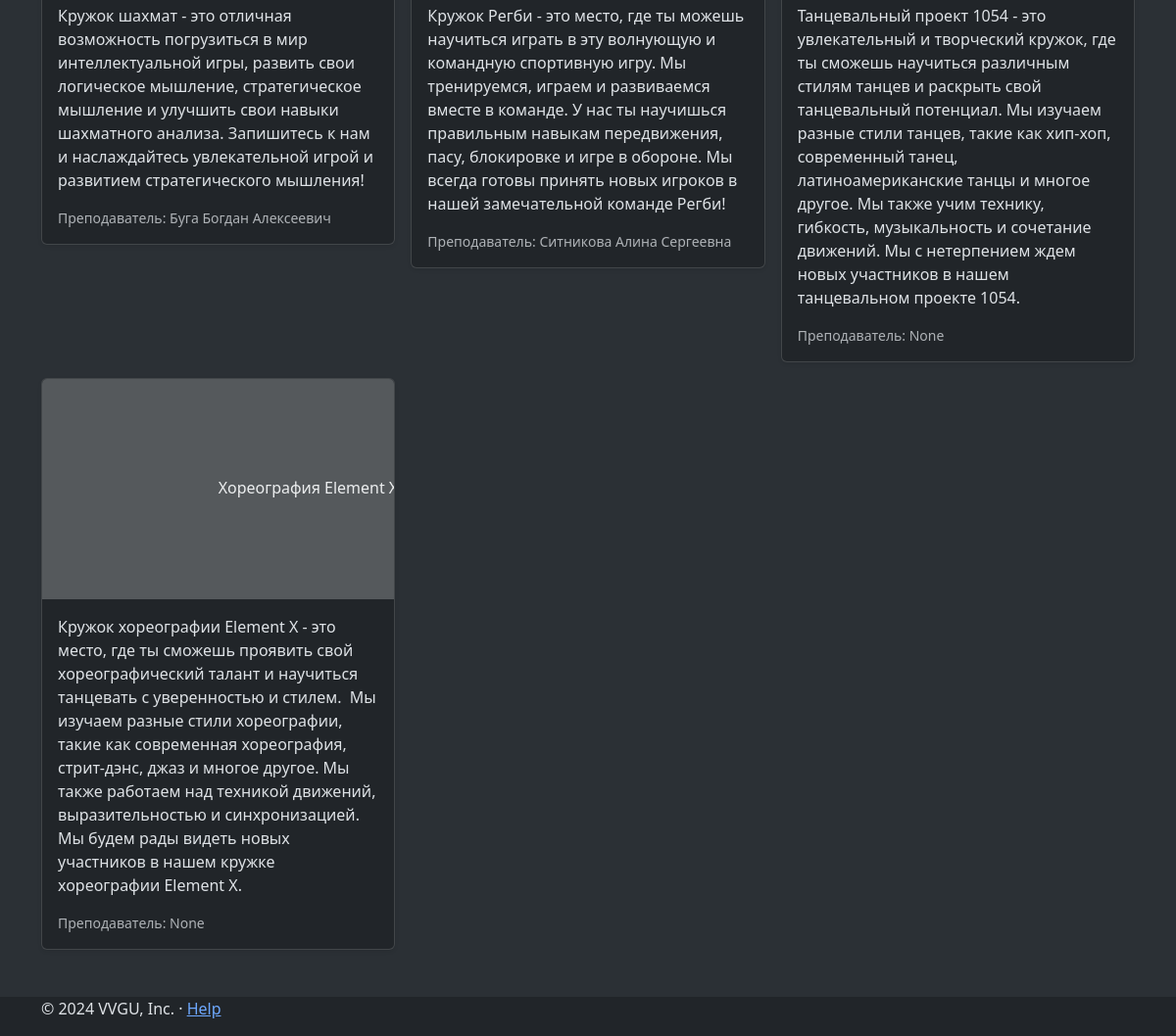
The page /index (lower part) on the database as committed earlier.
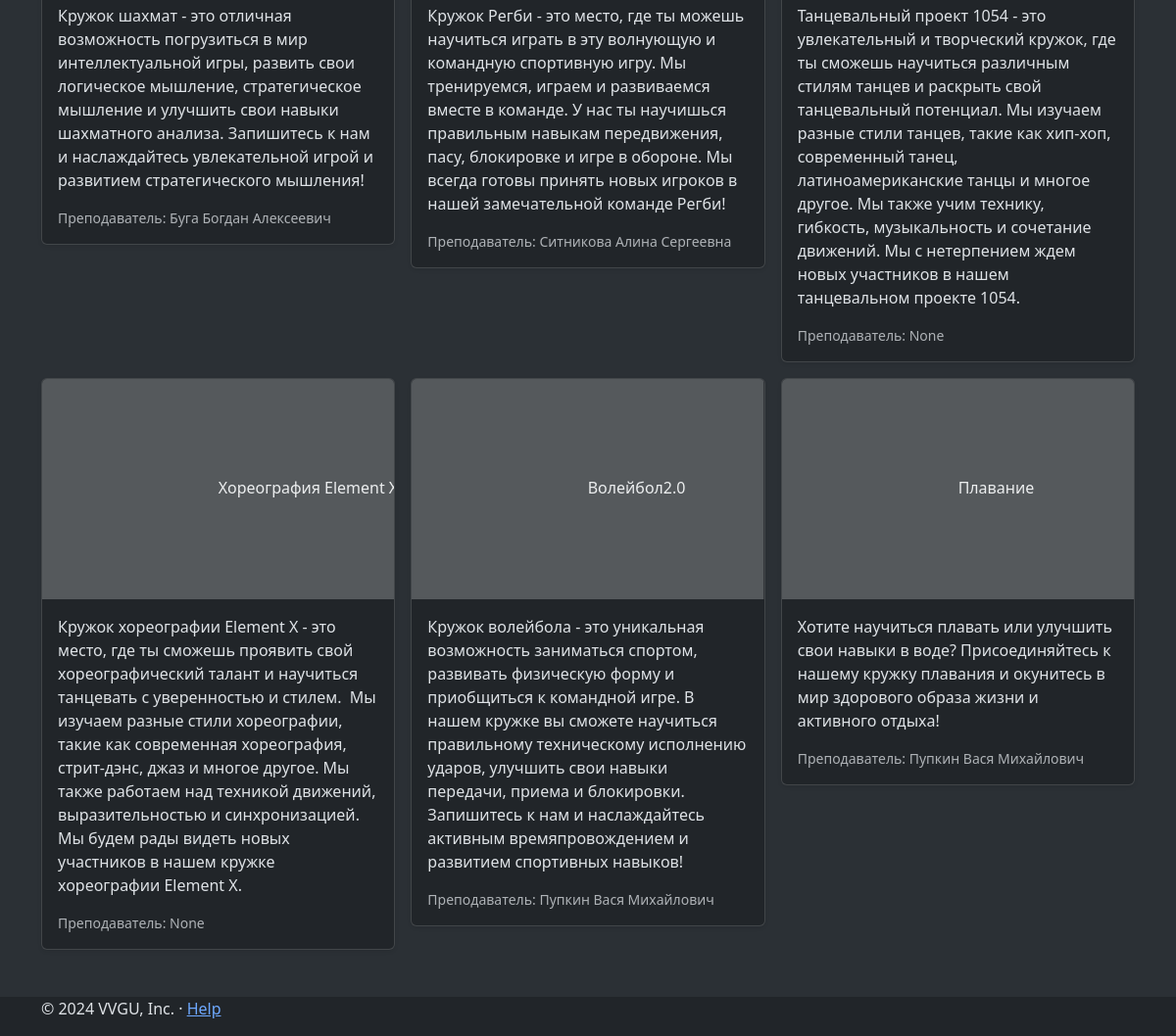
The same page on the database as committed later.
### data/clubs.py (models this page shows)
class Clubs(SqlAlchemyBase):
    __tablename__ = 'clubs'
    id = sqlalchemy.Column(sqlalchemy.Integer,
                           primary_key=True, autoincrement=True, unique=True)
    title = sqlalchemy.Column(sqlalchemy.String, nullable=True)
    teacher_name = sqlalchemy.Column(sqlalchemy.String, nullable=True)
    type = sqlalchemy.Column(sqlalchemy.String, nullable=True)
    is_closed = sqlalchemy.Column(sqlalchemy.Boolean, nullable=True, default=False)
    about = sqlalchemy.Column(sqlalchemy.String)

### app.py (the view)
@app.route('/')
@app.route('/index')
def index():
    db_sess = db_session.create_session()
    clubs = db_sess.query(Clubs).all()
    db_sess.close()
    return render_template("index.html", clubs=clubs)

### data/db_session.py (called while the page is built)
def create_session() -> Session:
    global __factory
    return __factory()

### templates/index.html (shortened to what this page needs)
{% extends 'base.html' %}
{% block body %}
<main>
    <div class="album py-5 bg-body-tertiary">
        <div class="container">
          <div class="row row-cols-1 row-cols-sm-2 row-cols-md-3 g-3">
              {% for club in clubs %}
                <div class="col">
                  <div class="card shadow-sm">
                    <svg class="bd-placeholder-img card-img-top" width="100%" height="225" xmlns="http://www.w3.org/2000/svg" role="img" aria-label="Placeholder: Thumbnail" preserveAspectRatio="xMidYMid slice" focusable="false"><title>Placeholder</title><rect width="100%" height="100%" fill="#55595c"></rect><text x="50%" y="50%" fill="#eceeef" dy=".3em">{{ club.title }}</text></svg>
                    <div class="card-body">
                      <p class="card-text">{{ club.about }}</p>
                      <div class="d-flex justify-content-between align-items-center">
                        <small class="text-body-secondary">Преподаватель: {{ club.teacher_name }}</small>
                      </div>
                    </div>
                  </div>
                </div>
              {% endfor %}
          </div>
        </div>
      </div>
</main>
{% endblock %}

### templates/base.html (shortened to what this page needs)
<!doctype html>
<html lang="ru" data-bs-theme="dark">
<head>
    <link href="https://cdn.jsdelivr.net/npm/bootstrap@5.3.3/dist/css/bootstrap.min.css" rel="stylesheet">
</head>
<body>
    {% block body %}{% endblock %}
    <footer class="container">
        <p>© 2024 VVGU, Inc. · <a href="#">Help</a></p>
    </footer>
</body>
</html>

Rows that differ between the two databases and show on the page:
added Clubs: title "Волейбол2.0", about "Кружок волейбола - это уникальная возможность заниматься спортом, развивать физическую форму и приобщиться к командной игре. В нашем кружке вы сможете научиться правильному техническому исполнению ударов, улучшить свои навыки передачи, приема и блокировки. Запишитесь к нам и наслаждайтесь активным времяпровождением и развитием спортивных навыков!", teacher_name "Пупкин Вася Михайлович"
added Clubs: title "Плавание", about "Хотите научиться плавать или улучшить свои навыки в воде? Присоединяйтесь к нашему кружку плавания и окунитесь в мир здорового образа жизни и активного отдыха!", teacher_name "Пупкин Вася Михайлович"
